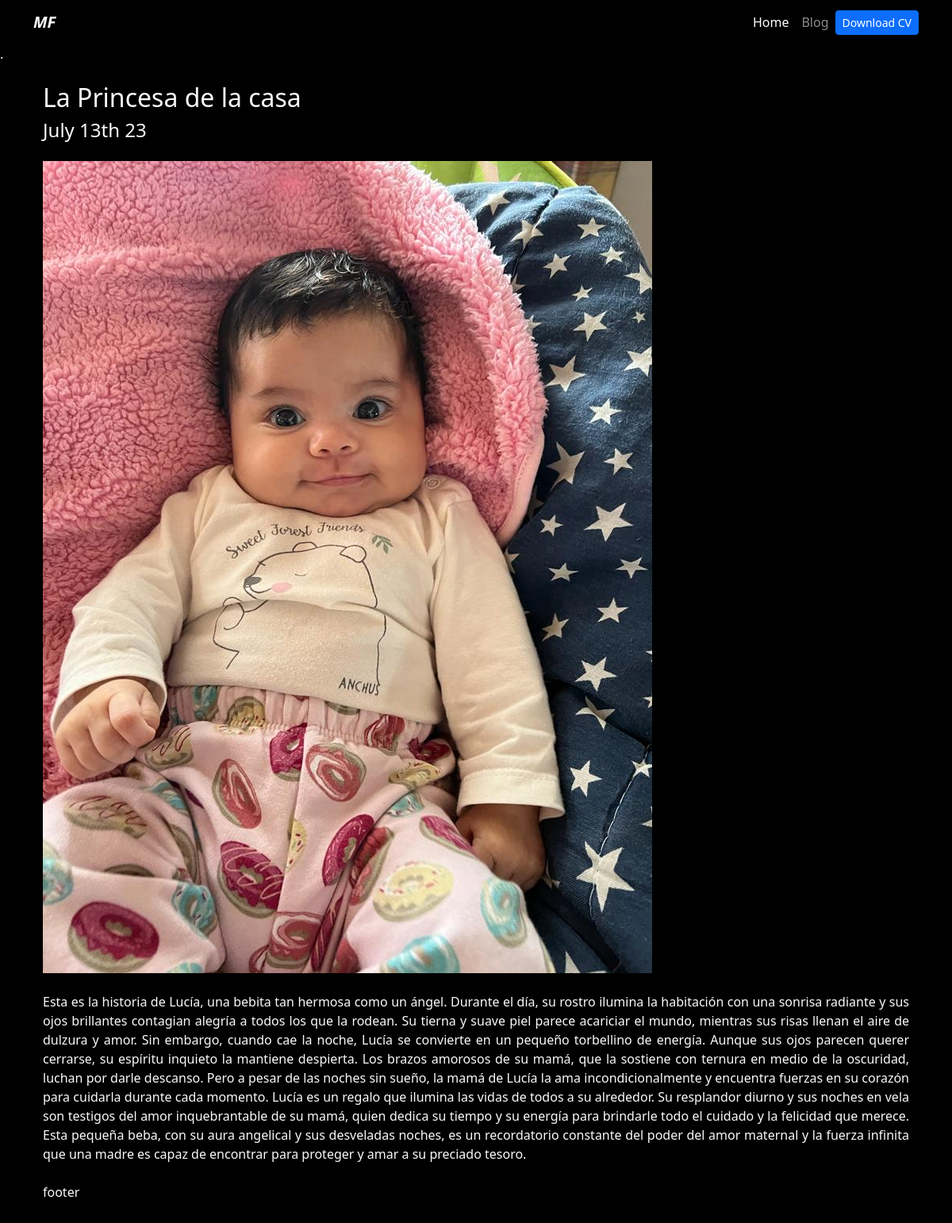
The page /blog/1 on the database its author committed.
### blog/models.py (models this page shows)
class Post(models.Model):
    title = models.CharField(max_length=100)
    description = models.TextField()
    image = models.ImageField(upload_to='blog/images')
    date = models.DateField(datetime.date.today)

### blog/views.py (the view)
# urls.py: path('<int:post_id>', post_detail, name='post_detail'),
def post_detail(request, post_id):
    post = get_object_or_404(Post, pk=post_id)
    return render(request, 'post_detail.html', {"post": post})

### blog/templates/post_detail.html
{% extends 'layout.html' %}
{% block content %}
<div>
<h2>{{post.title}}</h2>
<h3 class="my-2 h4">{{post.date|date:'F jS y'}}</h3>
<div class="my-4">
<img src="{{post.image.url}}" alt="{{post.title}}">
<div class="my-4">
<p style="text-align:justify;">{{post.description|safe}}</p>
{% endblock %}

### portfolio/static/main.css (style rules this page uses)
body { background-color: black; }

### rows shown on the page
Post: title "La Princesa de la casa", date "July 13th 23", image (picture), description "Esta es la historia de Lucía, una bebita tan hermosa como un ángel. Durante el día, su rostro ilumina la habitación con una sonrisa radiante y sus ojos brillantes contagian alegría a todos los que la rodean. Su tierna y suave piel parece acariciar el mundo, mientras sus risas llenan el aire de dulzura y amor. Sin embargo, cuando cae la noche, Lucía se convierte en un pequeño torbellino de energía. Aunque sus ojos parecen querer cerrarse, su espíritu inquieto la mantiene despierta. Los brazos amorosos de su mamá, que la sostiene con ternura en medio de la oscuridad, luchan por darle descanso. Pero a pesar de las noches sin sueño, la mamá de Lucía la ama incondicionalmente y encuentra fuerzas…"
